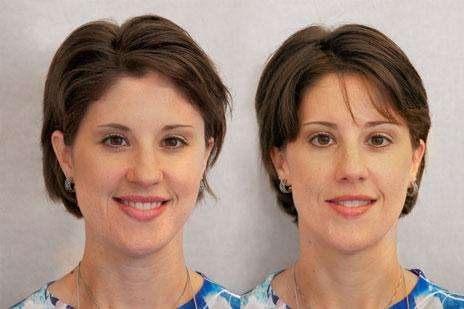
//> input picture resource/multiface.jpg, 464 x 309 px
$ ./main   (built with g++ and OpenCV 4)
//> lines starting //> are read from the running program, lines starting //| are printed output that depends on the picture; after the words box and inside, x2 and y2 are one past the last pixel; in counts of white or black regions, pixels touching at a corner belong together
### learn/basic/src/basic.h
#ifndef BASIC_H
#define BASIC_H

#include <iostream>
#include "opencv2/imgproc.hpp"
#include "opencv2/imgcodecs.hpp"
#include "opencv2/highgui.hpp"
#include "opencv2/core.hpp"
using namespace std;
using namespace cv;

namespace basic {
/**
 * print mat as array of number
 * @param image image of source
 */
void printMatNum(const Mat image);

/**
 * get max value of every col of image
 * @param  array source image
 * @return       the value-list of max value of every col
 */
std::vector<int> getMaxValueList(const Mat array);


void printMatInfo(Mat mat);

void showMatTransform(const Mat Image);
/**
 * calConvexHull caculate the convex hull of these points, result saved in list
 * @param list_point [description]
 */
std::vector<cv::Point2i> calConvexHull(const std::vector<cv::Point2i>& list_point);

void drawPointList(const std::vector<cv::Point2i>& list_point,cv::Mat& image);
void drawMultiLineShape(const std::vector<cv::Point2i>& list_point,cv::Mat& image);


void displayMatWithSize(cv::Mat mat,std::string name,cv::Size size );


/**
 * this function is designed to get image after ritating a certain angle,
 * when the angle larger than certain value ,it may not work well
 * @param  mat_src [description]
 * @param  angle   [description]
 * @return         [description]
 */
cv::Mat rotateAndCutImage(const cv::Mat& mat_src,double angle);


int calMeanAndSD(const cv::Mat& mat_src,double &value_mean,double&value_sd);


}


#endif // BASIbasicC_H

### learn/basic/src/main.cpp
#include <iostream>
#include "opencv2/imgproc.hpp"
#include "opencv2/imgcodecs.hpp"
#include "opencv2/highgui.hpp"
#include "opencv2/core.hpp"
#include "opencv2/objdetect/objdetect.hpp"
#include<vector>
#include<fstream>
#include <stdlib.h>
#include<stdlib.h>
#include<bits/stdc++.h>
#include"basic.h"

using namespace std;
using namespace cv;

string face_cascade_name = "haarcascade_frontalface_alt2.xml";
CascadeClassifier face_cascade;
string window_name = "人脸识别";

void detectAndDisplay(Mat frame);

int main(){
//Mat是个多维的密集数据数组，常用于进行计算性较高的矩阵，图像，直方图操作等
    Mat image;
    image = imread("multiface.jpg");
//> image is the input picture: 309 rows x 464 cols, CV_8UC3; mean B, G, R 124.3, 138.2, 165.7

    if (!face_cascade.load(face_cascade_name)){
        printf("[error] 无法加载级联分类器文件！\n");
        return -1;
    }

    detectAndDisplay(image);

    waitKey(0);
}


void detectAndDisplay(Mat frame){
    std::vector<Rect> faces;
    Mat frame_gray;
    //转换成灰度图像
    cvtColor(frame, frame_gray, CV_BGR2GRAY);
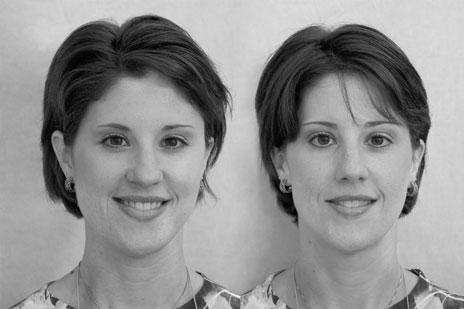
//> frame_gray: 309 rows x 464 cols, CV_8UC1; min 0, max 251, mean 144.9
    //灰度图像直方图均衡
    equalizeHist(frame_gray, frame_gray);
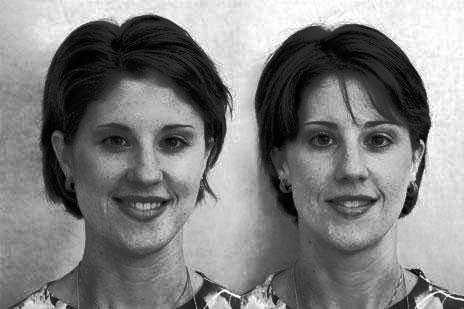
//> frame_gray: 309 rows x 464 cols, CV_8UC1; min 0, max 255, mean 128.4
    //人脸检测，保存检测到的物体矩阵
    face_cascade.detectMultiScale(frame_gray, faces, 1.1, 2, 0 | CV_HAAR_SCALE_IMAGE, Size(30, 30));
//> faces = 2 Rects (x, y, width, height): [65, 80, 159, 159], [273, 82, 153, 153]

    for (int i = 0; i < faces.size(); i++){
        //检测到人脸中心
        Point center(faces[i].x + faces[i].width*0.5, faces[i].y + faces[i].height*0.5);
        //绘制人脸
        ellipse(frame, center, Size(faces[i].width*0.5, faces[i].height*0.5), 0, 0, 360, Scalar(255, 0, 255), 4, 8, 0);
    }
//> this loop made 2 passes
//> center on passes 1 to 2: Point(144, 159), Point(349, 158)
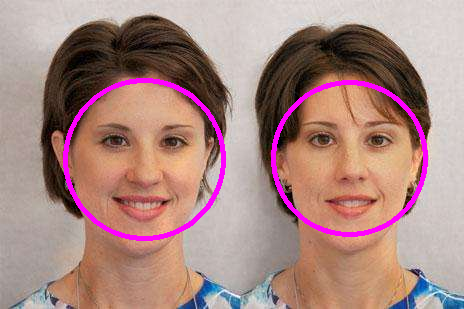
//> frame: 309 rows x 464 cols, CV_8UC3; 3.38% of pixels changed, all inside (x1, y1, x2, y2) = (63, 78, 428, 241)

    imshow(window_name, frame);
}
